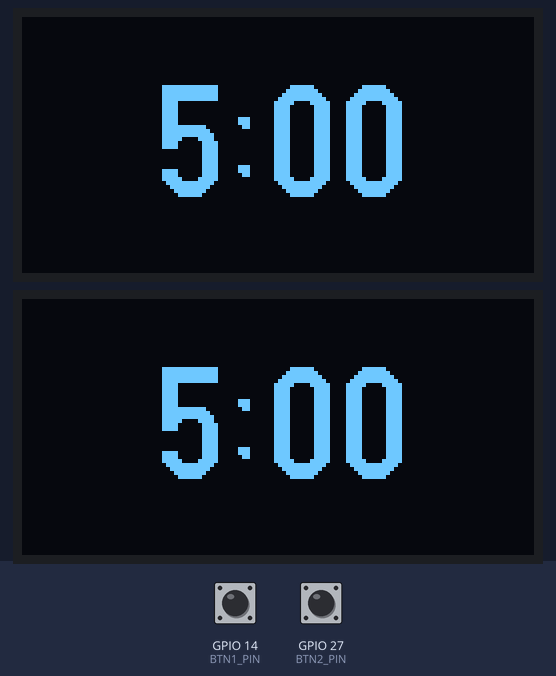
Bench run of a program on a simulated ESP32. On the bench: 2 × 128×64 one-colour display. Inputs (shaded band) come from the test bench; at power-on: GPIO 14 (BTN1_PIN) HIGH, GPIO 27 (BTN2_PIN) HIGH.

Above: at 1.2 s.
1.3 s: GPIO 14 (BTN1_PIN) pulled LOW for 0.15 s
At 2.7 s:
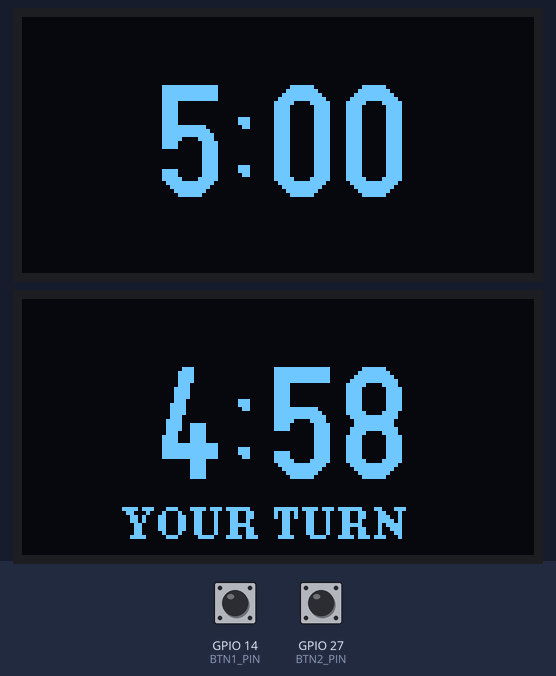
4.4 s: GPIO 27 (BTN2_PIN) pulled LOW for 0.15 s
At 6.2 s:
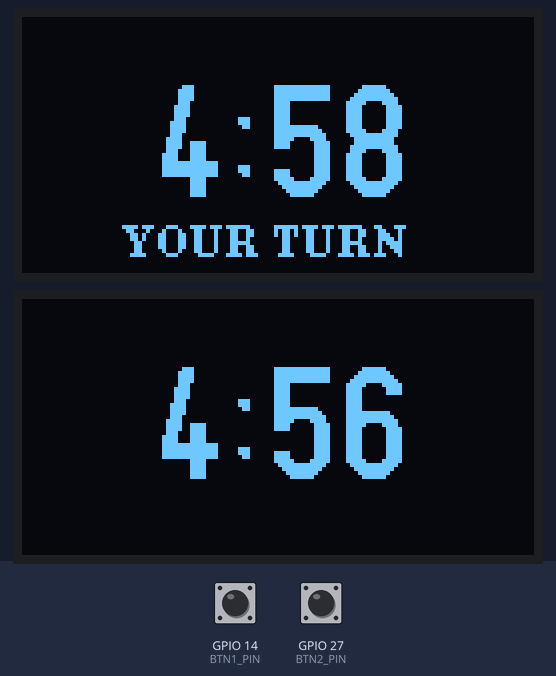
7.5 s: GPIO 14 (BTN1_PIN) pulled LOW for 1 s
At 9.2 s:
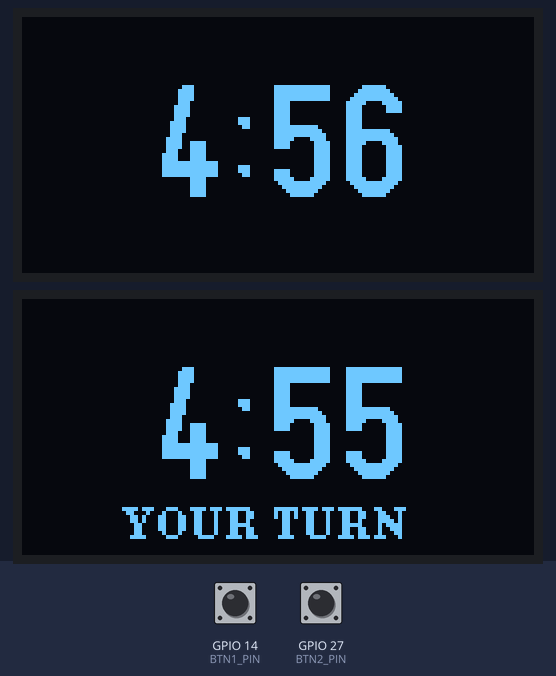
10.0 s: GPIO 27 (BTN2_PIN) pulled LOW for 1 s
At 12.6 s:
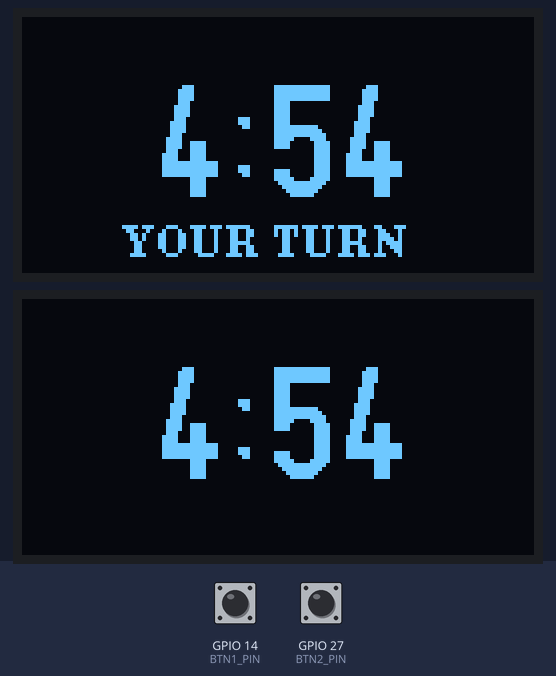
Timing chart, 0 to 13.5 s (numbered marks = the images above; inputs shaded):
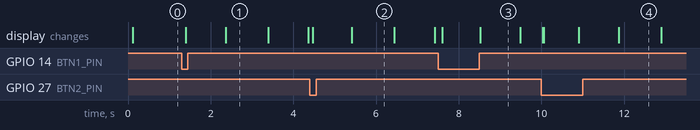

The program:

main.cpp
```cpp
#include <Arduino.h>
#include <U8g2lib.h>

// By using SW_I2C (Software I2C), we can assign the displays to any pins we want
// without worrying about the ESP32's internal hardware conflicts

// Screen 1 (Player 1)
// clock (SCL) = 22, data (SDA) = 21
U8G2_SSD1306_128X64_NONAME_F_SW_I2C screen1(U8G2_R0, /* clock=*/ 22, /* data=*/ 21, /* reset=*/ U8X8_PIN_NONE);

// Screen 2 (Player 2)
// clock (SCL) = 33, data (SDA) = 32
U8G2_SSD1306_128X64_NONAME_F_SW_I2C screen2(U8G2_R0, /* clock=*/ 33, /* data=*/ 32, /* reset=*/ U8X8_PIN_NONE);

#define BTN1_PIN 14
#define BTN2_PIN 27

// Game Settings
long p1_time_ms = 5 * 60 * 1000; // 5 minutes (in milliseconds)
long p2_time_ms = 5 * 60 * 1000;

// 0 = Paused/Not started, 1 = Player 1's clock is ticking, 2 = Player 2's clock is ticking
int active_player = 0;
unsigned long last_update_time = 0;

void setup() {
  Serial.begin(115200);

  pinMode(BTN1_PIN, INPUT_PULLUP);
  pinMode(BTN2_PIN, INPUT_PULLUP);

  screen1.begin();
  screen2.begin();
}

// A helper function to draw the time on a specific screen
void drawTime(U8G2 &screen, long time_ms, bool isActive) {
  screen.clearBuffer();

  if (time_ms < 0) time_ms = 0; // Don't go below zero

  // Math to figure out minutes, seconds, and tenths of a second
  int seconds = (time_ms / 1000) % 60;
  int minutes = (time_ms / 60000);
  int tenths = (time_ms / 100) % 10;

  char timeStr[10];
  if (minutes > 0) {
    // If over a minute, show MM:SS
    sprintf(timeStr, "%d:%02d", minutes, seconds);
  } else {
    // If under a minute, show SS.d
    sprintf(timeStr, "%02d.%d", seconds, tenths);
  }

  screen.setFont(u8g2_font_logisoso28_tr);

  // Center the text on the screen
  int width = screen.getStrWidth(timeStr);
  int x = (128 - width) / 2;
  screen.drawStr(x, 45, timeStr);

  // Show whose turn it is
  if (isActive) {
    screen.setFont(u8g2_font_ncenB08_tr);
    screen.drawStr(25, 60, "YOUR TURN");
  } else if (time_ms == 0) {
    screen.setFont(u8g2_font_ncenB08_tr);
    screen.drawStr(20, 60, "OUT OF TIME!");
  }

  screen.sendBuffer();
}

void loop() {
  // Calculate how much time has passed since the last exact loop
  unsigned long current_time = millis();
  unsigned long delta = current_time - last_update_time;
  last_update_time = current_time;

  int btn1 = digitalRead(BTN1_PIN);
  int btn2 = digitalRead(BTN2_PIN);

  // If a player presses their button, the next player's turn begins
  if (btn1 == LOW && active_player != 2) {
    active_player = 2;
  }
  if (btn2 == LOW && active_player != 1) {
    active_player = 1;
  }

  // Player's clock shows in milliseconds when under a minute left on their clock.
  if (active_player == 1) {
    p1_time_ms -= delta;
    if (p1_time_ms <= 0) {
      p1_time_ms = 0;
      active_player = 0; // Game over
    }
  } else if (active_player == 2) {
    p2_time_ms -= delta;
    if (p2_time_ms <= 0) {
      p2_time_ms = 0;
      active_player = 0; // Game over
    }
  }

  // Update both screens
  drawTime(screen1, p1_time_ms, active_player == 1);
  drawTime(screen2, p2_time_ms, active_player == 2);
  }
```

Measured:
- after the input at 1.3 s, the display: first changes after 0.09 s (image 1 shows a later state)
- after the input at 4.4 s, the display: first changes after 0.07 s (image 2 shows a later state)
- after the input at 7.5 s, the display: first changes after 0.10 s (image 3 shows a later state)
- after the input at 10.0 s, the display: first changes at once (image 4 shows a later state)
- what the display in image 1 shows lasts 1.0 s, from 2.4 s to 3.4 s
